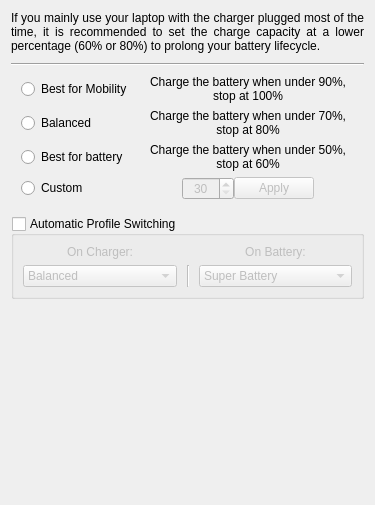
      <widget class="QWidget" name="batteryTab">
       <attribute name="icon">
        <iconset theme="battery"/>
       </attribute>
       <attribute name="title">
        <string>Battery</string>
       </attribute>
       <layout class="QGridLayout" name="gridLayout_15">
        <item row="1" column="0">
         <widget class="Line" name="line">
          <property name="minimumSize">
           <size>
            <width>0</width>
            <height>10</height>
           </size>
          </property>
          <property name="frameShadow">
           <enum>QFrame::Shadow::Sunken</enum>
          </property>
          <property name="orientation">
           <enum>Qt::Orientation::Horizontal</enum>
          </property>
         </widget>
        </item>
        <item row="0" column="0">
         <widget class="QLabel" name="label_5">
          <property name="text">
           <string>If you mainly use your laptop with the charger plugged most of the time, it is recommended to set the charge capacity at a lower percentage (60% or 80%) to prolong your battery lifecycle.</string>
          </property>
          <property name="scaledContents">
           <bool>false</bool>
          </property>
          <property name="alignment">
           <set>Qt::AlignmentFlag::AlignJustify|Qt::AlignmentFlag::AlignVCenter</set>
          </property>
          <property name="wordWrap">
           <bool>true</bool>
          </property>
          <property name="margin">
           <number>0</number>
          </property>
          <property name="textInteractionFlags">
           <set>Qt::TextInteractionFlag::NoTextInteraction</set>
          </property>
         </widget>
        </item>
        <item row="4" column="0">
         <spacer name="verticalSpacer_4">
          <property name="orientation">
           <enum>Qt::Orientation::Vertical</enum>
          </property>
          <property name="sizeHint" stdset="0">
           <size>
            <width>20</width>
            <height>195</height>
           </size>
          </property>
         </spacer>
        </item>
        <item row="3" column="0">
         <widget class="QGroupBox" name="autoAcDcProfilesGroupBox">
          <property name="enabled">
           <bool>true</bool>
          </property>
          <property name="title">
           <string>Automatic Profile Switching</string>
          </property>
          <property name="flat">
           <bool>false</bool>
          </property>
          <property name="checkable">
           <bool>true</bool>
          </property>
          <property name="checked">
           <bool>false</bool>
          </property>
          <layout class="QGridLayout" name="gridLayout_13">
           <item row="0" column="0">
            <widget class="QLabel" name="label_8">
             <property name="text">
              <string>On Charger:</string>
             </property>
             <property name="alignment">
              <set>Qt::AlignmentFlag::AlignCenter</set>
             </property>
            </widget>
           </item>
           <item row="0" column="2">
            <widget class="QLabel" name="label_9">
             <property name="text">
              <string>On Battery:</string>
             </property>
             <property name="alignment">
              <set>Qt::AlignmentFlag::AlignCenter</set>
             </property>
            </widget>
           </item>
           <item row="1" column="0">
            <widget class="QComboBox" name="userModeOnChargerComboBox">
             <property name="minimumSize">
              <size>
               <width>0</width>
               <height>0</height>
              </size>
             </property>
             <property name="currentText">
              <string>Balanced</string>
             </property>
             <property name="currentIndex">
              <number>1</number>
             </property>
             <item>
              <property name="text">
               <string>High Performance</string>
              </property>
             </item>
             <item>
              <property name="text">
               <string>Balanced</string>
              </property>
             </item>
             <item>
              <property name="text">
               <string>Silent</string>
              </property>
             </item>
             <item>
              <property name="text">
               <string>Super Battery</string>
              </property>
             </item>
            </widget>
           </item>
           <item row="1" column="1">
            <widget class="Line" name="line_7">
             <property name="minimumSize">
              <size>
               <width>10</width>
               <height>0</height>
              </size>
             </property>
             <property name="orientation">
              <enum>Qt::Orientation::Vertical</enum>
             </property>
            </widget>
           </item>
           <item row="1" column="2">
            <widget class="QComboBox" name="userModeOnBatteryComboBox">
             <property name="minimumSize">
              <size>
               <width>0</width>
               <height>0</height>
              </size>
             </property>
             <property name="currentText">
              <string>Super Battery</string>
             </property>
             <property name="currentIndex">
              <number>3</number>
             </property>
             <item>
              <property name="text">
               <string>High Performance</string>
              </property>
             </item>
             <item>
              <property name="text">
               <string>Balanced</string>
              </property>
             </item>
             <item>
              <property name="text">
               <string>Silent</string>
              </property>
             </item>
             <item>
              <property name="text">
               <string>Super Battery</string>
              </property>
             </item>
            </widget>
           </item>
          </layout>
         </widget>
        </item>
        <item row="2" column="0">
         <layout class="QGridLayout" name="gridLayout_10">
          <property name="leftMargin">
           <number>10</number>
          </property>
          <property name="topMargin">
           <number>0</number>
          </property>
          <property name="rightMargin">
           <number>10</number>
          </property>
          <property name="bottomMargin">
           <number>10</number>
          </property>
          <property name="horizontalSpacing">
           <number>10</number>
          </property>
          <property name="verticalSpacing">
           <number>6</number>
          </property>
          <item row="0" column="1">
           <widget class="QLabel" name="label_4">
            <property name="text">
             <string>Charge the battery when under 90%, stop at 100%</string>
            </property>
            <property name="alignment">
             <set>Qt::AlignmentFlag::AlignCenter</set>
            </property>
            <property name="wordWrap">
             <bool>true</bool>
            </property>
           </widget>
          </item>
          <item row="0" column="0">
           <widget class="QRadioButton" name="bestMobilityRadioButton">
            <property name="text">
             <string>Best for Mobility</string>
            </property>
            <property name="checkable">
             <bool>true</bool>
            </property>
           </widget>
          </item>
          <item row="2" column="1">
           <widget class="QLabel" name="label_7">
            <property name="text">
             <string>Charge the battery when under 50%, stop at 60%</string>
            </property>
            <property name="alignment">
             <set>Qt::AlignmentFlag::AlignCenter</set>
            </property>
            <property name="wordWrap">
             <bool>true</bool>
            </property>
           </widget>
          </item>
          <item row="3" column="1">
           <layout class="QHBoxLayout" name="horizontalLayout_3">
            <property name="sizeConstraint">
             <enum>QLayout::SizeConstraint::SetMinimumSize</enum>
            </property>
            <item>
             <spacer name="horizontalSpacer_8">
              <property name="orientation">
               <enum>Qt::Orientation::Horizontal</enum>
              </property>
              <property name="sizeHint" stdset="0">
               <size>
                <width>40</width>
                <height>20</height>
               </size>
              </property>
             </spacer>
            </item>
            <item>
             <widget class="QSpinBox" name="customBatteryThresholdSpinBox">
              <property name="enabled">
               <bool>false</bool>
              </property>
              <property name="minimumSize">
               <size>
                <width>52</width>
                <height>0</height>
               </size>
              </property>
              <property name="alignment">
               <set>Qt::AlignmentFlag::AlignCenter</set>
              </property>
              <property name="minimum">
               <number>30</number>
              </property>
              <property name="maximum">
               <number>100</number>
              </property>
             </widget>
            </item>
            <item>
             <widget class="QPushButton" name="customBatteryApplyButton">
              <property name="enabled">
               <bool>false</bool>
              </property>
              <property name="text">
               <string>Apply</string>
              </property>
             </widget>
            </item>
            <item>
             <spacer name="horizontalSpacer_3">
              <property name="orientation">
               <enum>Qt::Orientation::Horizontal</enum>
              </property>
              <property name="sizeHint" stdset="0">
               <size>
                <width>40</width>
                <height>20</height>
               </size>
              </property>
             </spacer>
            </item>
           </layout>
          </item>
          <item row="3" column="0">
           <widget class="QRadioButton" name="customBatteryThresholdRadioButton">
            <property name="text">
             <string>Custom</string>
            </property>
           </widget>
          </item>
          <item row="1" column="1">
           <widget class="QLabel" name="label_6">
            <property name="text">
             <string>Charge the battery when under 70%, stop at 80%</string>
            </property>
            <property name="alignment">
             <set>Qt::AlignmentFlag::AlignCenter</set>
            </property>
            <property name="wordWrap">
             <bool>true</bool>
            </property>
           </widget>
          </item>
          <item row="1" column="0">
           <widget class="QRadioButton" name="balancedBatteryRadioButton">
            <property name="text">
             <string>Balanced</string>
            </property>
           </widget>
          </item>
          <item row="2" column="0">
           <widget class="QRadioButton" name="bestBatteryRadioButton">
            <property name="text">
             <string>Best for battery</string>
            </property>
           </widget>
          </item>
         </layout>
        </item>
       </layout>
      </widget>
